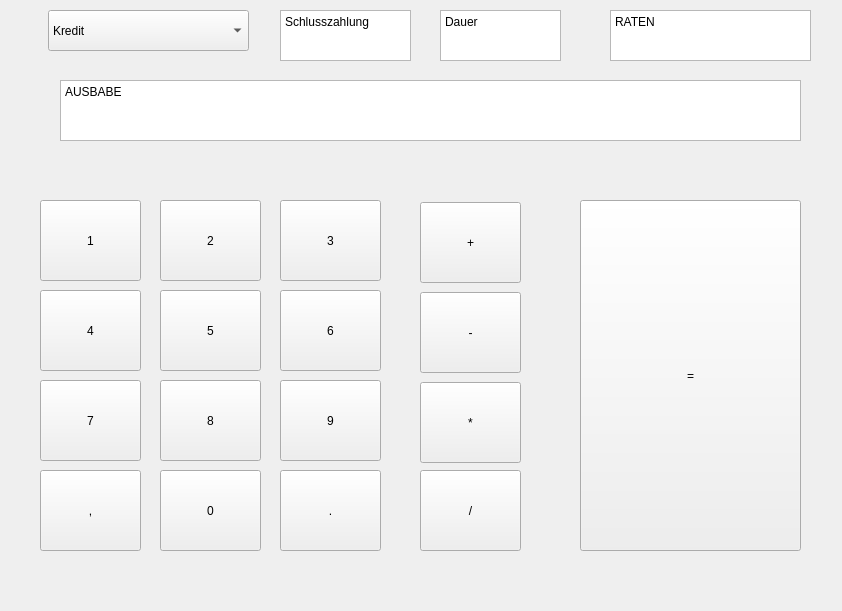
<?xml version="1.0" encoding="UTF-8"?>
<ui version="4.0">
 <class>Form</class>
 <widget class="QWidget" name="Form">
  <property name="geometry">
   <rect>
    <x>0</x>
    <y>0</y>
    <width>842</width>
    <height>611</height>
   </rect>
  </property>
  <property name="windowTitle">
   <string>Form</string>
  </property>
  <widget class="QPushButton" name="pushButton">
   <property name="geometry">
    <rect>
     <x>420</x>
     <y>202</y>
     <width>101</width>
     <height>81</height>
    </rect>
   </property>
   <property name="text">
    <string>+</string>
   </property>
  </widget>
  <widget class="QPushButton" name="pushButton_2">
   <property name="geometry">
    <rect>
     <x>420</x>
     <y>292</y>
     <width>101</width>
     <height>81</height>
    </rect>
   </property>
   <property name="text">
    <string>-</string>
   </property>
  </widget>
  <widget class="QPushButton" name="pushButton_3">
   <property name="geometry">
    <rect>
     <x>420</x>
     <y>470</y>
     <width>101</width>
     <height>81</height>
    </rect>
   </property>
   <property name="text">
    <string>/</string>
   </property>
  </widget>
  <widget class="QPushButton" name="pushButton_4">
   <property name="geometry">
    <rect>
     <x>420</x>
     <y>382</y>
     <width>101</width>
     <height>81</height>
    </rect>
   </property>
   <property name="text">
    <string>*</string>
   </property>
  </widget>
  <widget class="QPushButton" name="pushButton_5">
   <property name="geometry">
    <rect>
     <x>160</x>
     <y>470</y>
     <width>101</width>
     <height>81</height>
    </rect>
   </property>
   <property name="text">
    <string>0</string>
   </property>
  </widget>
  <widget class="QPushButton" name="pushButton_6">
   <property name="geometry">
    <rect>
     <x>40</x>
     <y>200</y>
     <width>101</width>
     <height>81</height>
    </rect>
   </property>
   <property name="text">
    <string>1</string>
   </property>
  </widget>
  <widget class="QPushButton" name="pushButton_7">
   <property name="geometry">
    <rect>
     <x>160</x>
     <y>200</y>
     <width>101</width>
     <height>81</height>
    </rect>
   </property>
   <property name="text">
    <string>2</string>
   </property>
  </widget>
  <widget class="QPushButton" name="pushButton_8">
   <property name="geometry">
    <rect>
     <x>280</x>
     <y>200</y>
     <width>101</width>
     <height>81</height>
    </rect>
   </property>
   <property name="text">
    <string>3</string>
   </property>
  </widget>
  <widget class="QPushButton" name="pushButton_9">
   <property name="geometry">
    <rect>
     <x>40</x>
     <y>290</y>
     <width>101</width>
     <height>81</height>
    </rect>
   </property>
   <property name="text">
    <string>4</string>
   </property>
  </widget>
  <widget class="QPushButton" name="pushButton_10">
   <property name="geometry">
    <rect>
     <x>160</x>
     <y>290</y>
     <width>101</width>
     <height>81</height>
    </rect>
   </property>
   <property name="text">
    <string>5</string>
   </property>
  </widget>
  <widget class="QPushButton" name="pushButton_11">
   <property name="geometry">
    <rect>
     <x>280</x>
     <y>290</y>
     <width>101</width>
     <height>81</height>
    </rect>
   </property>
   <property name="text">
    <string>6</string>
   </property>
  </widget>
  <widget class="QPushButton" name="pushButton_12">
   <property name="geometry">
    <rect>
     <x>40</x>
     <y>380</y>
     <width>101</width>
     <height>81</height>
    </rect>
   </property>
   <property name="text">
    <string>7</string>
   </property>
  </widget>
  <widget class="QPushButton" name="pushButton_13">
   <property name="geometry">
    <rect>
     <x>160</x>
     <y>380</y>
     <width>101</width>
     <height>81</height>
    </rect>
   </property>
   <property name="text">
    <string>8</string>
   </property>
  </widget>
  <widget class="QPushButton" name="pushButton_14">
   <property name="geometry">
    <rect>
     <x>280</x>
     <y>380</y>
     <width>101</width>
     <height>81</height>
    </rect>
   </property>
   <property name="text">
    <string>9</string>
   </property>
  </widget>
  <widget class="QPushButton" name="pushButton_15">
   <property name="geometry">
    <rect>
     <x>40</x>
     <y>470</y>
     <width>101</width>
     <height>81</height>
    </rect>
   </property>
   <property name="text">
    <string>,</string>
   </property>
  </widget>
  <widget class="QPushButton" name="pushButton_16">
   <property name="geometry">
    <rect>
     <x>280</x>
     <y>470</y>
     <width>101</width>
     <height>81</height>
    </rect>
   </property>
   <property name="text">
    <string>.</string>
   </property>
  </widget>
  <widget class="QPushButton" name="pushButton_17">
   <property name="geometry">
    <rect>
     <x>580</x>
     <y>200</y>
     <width>221</width>
     <height>351</height>
    </rect>
   </property>
   <property name="text">
    <string>=</string>
   </property>
  </widget>
  <widget class="QComboBox" name="comboBox">
   <property name="geometry">
    <rect>
     <x>48</x>
     <y>10</y>
     <width>201</width>
     <height>41</height>
    </rect>
   </property>
   <item>
    <property name="text">
     <string>Kredit</string>
    </property>
   </item>
   <item>
    <property name="text">
     <string>Zinsen</string>
    </property>
   </item>
  </widget>
  <widget class="QTextEdit" name="textEdit">
   <property name="geometry">
    <rect>
     <x>610</x>
     <y>10</y>
     <width>201</width>
     <height>51</height>
    </rect>
   </property>
   <property name="html">
    <string>&lt;!DOCTYPE HTML PUBLIC &quot;-//W3C//DTD HTML 4.0//EN&quot; &quot;http://www.w3.org/TR/REC-html40/strict.dtd&quot;&gt;
&lt;html&gt;&lt;head&gt;&lt;meta name=&quot;qrichtext&quot; content=&quot;1&quot; /&gt;&lt;meta charset=&quot;utf-8&quot; /&gt;&lt;style type=&quot;text/css&quot;&gt;
p, li { white-space: pre-wrap; }
hr { height: 1px; border-width: 0; }
li.unchecked::marker { content: &quot;\2610&quot;; }
li.checked::marker { content: &quot;\2612&quot;; }
&lt;/style&gt;&lt;/head&gt;&lt;body style=&quot; font-family:'Sans Serif'; font-size:9pt; font-weight:400; font-style:normal;&quot;&gt;
&lt;p style=&quot; margin-top:0px; margin-bottom:0px; margin-left:0px; margin-right:0px; -qt-block-indent:0; text-indent:0px;&quot;&gt;RATEN&lt;/p&gt;
&lt;p style=&quot;-qt-paragraph-type:empty; margin-top:0px; margin-bottom:0px; margin-left:0px; margin-right:0px; -qt-block-indent:0; text-indent:0px;&quot;&gt;&lt;br /&gt;&lt;/p&gt;&lt;/body&gt;&lt;/html&gt;</string>
   </property>
  </widget>
  <widget class="QTextEdit" name="textEdit_3">
   <property name="geometry">
    <rect>
     <x>440</x>
     <y>10</y>
     <width>121</width>
     <height>51</height>
    </rect>
   </property>
   <property name="html">
    <string>&lt;!DOCTYPE HTML PUBLIC &quot;-//W3C//DTD HTML 4.0//EN&quot; &quot;http://www.w3.org/TR/REC-html40/strict.dtd&quot;&gt;
&lt;html&gt;&lt;head&gt;&lt;meta name=&quot;qrichtext&quot; content=&quot;1&quot; /&gt;&lt;meta charset=&quot;utf-8&quot; /&gt;&lt;style type=&quot;text/css&quot;&gt;
p, li { white-space: pre-wrap; }
hr { height: 1px; border-width: 0; }
li.unchecked::marker { content: &quot;\2610&quot;; }
li.checked::marker { content: &quot;\2612&quot;; }
&lt;/style&gt;&lt;/head&gt;&lt;body style=&quot; font-family:'Sans Serif'; font-size:9pt; font-weight:400; font-style:normal;&quot;&gt;
&lt;p style=&quot; margin-top:0px; margin-bottom:0px; margin-left:0px; margin-right:0px; -qt-block-indent:0; text-indent:0px;&quot;&gt;Dauer&lt;/p&gt;
&lt;p style=&quot;-qt-paragraph-type:empty; margin-top:0px; margin-bottom:0px; margin-left:0px; margin-right:0px; -qt-block-indent:0; text-indent:0px;&quot;&gt;&lt;br /&gt;&lt;/p&gt;&lt;/body&gt;&lt;/html&gt;</string>
   </property>
  </widget>
  <widget class="QTextEdit" name="textEdit_4">
   <property name="geometry">
    <rect>
     <x>280</x>
     <y>10</y>
     <width>131</width>
     <height>51</height>
    </rect>
   </property>
   <property name="html">
    <string>&lt;!DOCTYPE HTML PUBLIC &quot;-//W3C//DTD HTML 4.0//EN&quot; &quot;http://www.w3.org/TR/REC-html40/strict.dtd&quot;&gt;
&lt;html&gt;&lt;head&gt;&lt;meta name=&quot;qrichtext&quot; content=&quot;1&quot; /&gt;&lt;meta charset=&quot;utf-8&quot; /&gt;&lt;style type=&quot;text/css&quot;&gt;
p, li { white-space: pre-wrap; }
hr { height: 1px; border-width: 0; }
li.unchecked::marker { content: &quot;\2610&quot;; }
li.checked::marker { content: &quot;\2612&quot;; }
&lt;/style&gt;&lt;/head&gt;&lt;body style=&quot; font-family:'Sans Serif'; font-size:9pt; font-weight:400; font-style:normal;&quot;&gt;
&lt;p style=&quot; margin-top:0px; margin-bottom:0px; margin-left:0px; margin-right:0px; -qt-block-indent:0; text-indent:0px;&quot;&gt;Schlusszahlung&lt;/p&gt;
&lt;p style=&quot;-qt-paragraph-type:empty; margin-top:0px; margin-bottom:0px; margin-left:0px; margin-right:0px; -qt-block-indent:0; text-indent:0px;&quot;&gt;&lt;br /&gt;&lt;/p&gt;&lt;/body&gt;&lt;/html&gt;</string>
   </property>
  </widget>
  <widget class="QTextEdit" name="textEdit_5">
   <property name="geometry">
    <rect>
     <x>60</x>
     <y>80</y>
     <width>741</width>
     <height>61</height>
    </rect>
   </property>
   <property name="html">
    <string>&lt;!DOCTYPE HTML PUBLIC &quot;-//W3C//DTD HTML 4.0//EN&quot; &quot;http://www.w3.org/TR/REC-html40/strict.dtd&quot;&gt;
&lt;html&gt;&lt;head&gt;&lt;meta name=&quot;qrichtext&quot; content=&quot;1&quot; /&gt;&lt;meta charset=&quot;utf-8&quot; /&gt;&lt;style type=&quot;text/css&quot;&gt;
p, li { white-space: pre-wrap; }
hr { height: 1px; border-width: 0; }
li.unchecked::marker { content: &quot;\2610&quot;; }
li.checked::marker { content: &quot;\2612&quot;; }
&lt;/style&gt;&lt;/head&gt;&lt;body style=&quot; font-family:'Sans Serif'; font-size:9pt; font-weight:400; font-style:normal;&quot;&gt;
&lt;p style=&quot; margin-top:0px; margin-bottom:0px; margin-left:0px; margin-right:0px; -qt-block-indent:0; text-indent:0px;&quot;&gt;AUSBABE&lt;/p&gt;&lt;/body&gt;&lt;/html&gt;</string>
   </property>
  </widget>
 </widget>
 <resources/>
 <connections/>
</ui>
